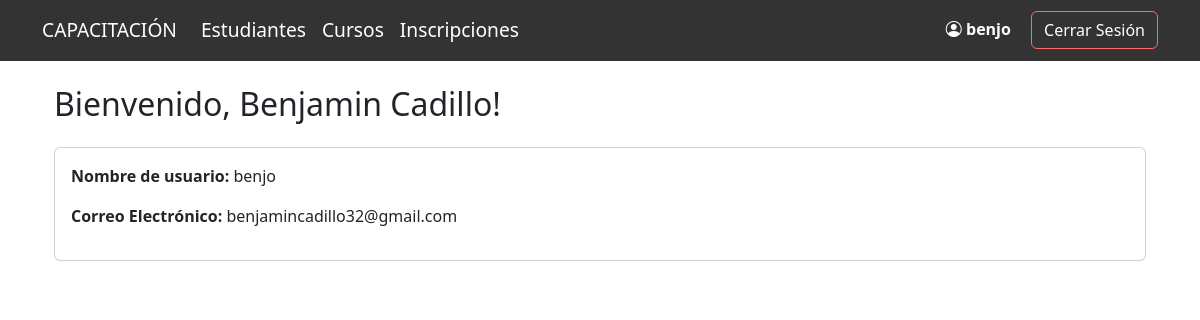
The app's page /dashboard (signed in) with its own data.
### tables this page shows
CREATE TABLE users (
            id INTEGER PRIMARY KEY AUTOINCREMENT,
            name TEXT NOT NULL,
            email TEXT NOT NULL,
            username TEXT UNIQUE NOT NULL,
            password TEXT NOT NULL
        );

### app.py (the view)
@app.route("/dashboard")
@login_required
def dashboard():
    return render_template("dashboard.html",username=current_user.username,name=current_user.name)

### app.py (called while the page is built)
def get_db_connection():
    conn = sqlite3.connect('bd_instituto.db')
    conn.row_factory = sqlite3.Row
    return conn

@login_manager.user_loader
def load_user(user_id):
    return User.get_by_id(user_id)

    @staticmethod
    def get_by_id(user_id):
        conn = get_db_connection()
        user = conn.execute('SELECT * FROM users WHERE id = ?', (user_id,)).fetchone()
        conn.close()
        if user:
            return User(user['id'], user['username'], user['password'], user['name'], user['email'])
        return None

### templates/dashboard.html (shortened to what this page needs)
{% extends "base.html" %}
{% block content %}
<div class="container mt-4">
    <h2 class="mb-4">Bienvenido, {{ name }}!</h2>
    <div class="card">
        <div class="card-body">
            <p><strong>Nombre de usuario:</strong> {{ username }}</p>
            <p><strong>Correo Electrónico:</strong> {{ current_user.email }}</p>
        </div>
    </div>
</div>
{% endblock %}

### templates/base.html (shortened to what this page needs)
<!doctype html>
<html lang="es">
  <head>
    <link href="https://cdn.jsdelivr.net/npm/bootstrap@5.3.6/dist/css/bootstrap.min.css" rel="stylesheet">
    <link href="https://cdn.jsdelivr.net/npm/bootstrap-icons/font/bootstrap-icons.css" rel="stylesheet">
  </head>
  <body>
    <nav class="navbar navbar-expand-lg navbar-custom">
        <div class="container">
          <a class="navbar-brand" href="#">CAPACITACIÓN</a>
          <div class="collapse navbar-collapse" id="navbarNavAltMarkup">
            <div class="navbar-nav">
              {% if current_user.is_authenticated %}
                  <a class="nav-link" href="{{ url_for('estudiantes') }}">Estudiantes</a>
                  <a class="nav-link" href="{{ url_for('cursos') }}">Cursos</a>
                  <a class="nav-link" href="{{ url_for('inscripciones') }}">Inscripciones</a>
              {% endif %}
            </div>
            <div class="ms-auto">
              {% if current_user.is_authenticated %}
                  <span class="navbar-text text-white me-3">
                      <i class="bi bi-person-circle"></i> {{ current_user.username }}
                  </span>
                  <a href="{{ url_for('logout') }}" class="btn btn-outline-light">Cerrar Sesión</a>
              {% endif %}
            </div>
          </div>
        </div>
    </nav>
    <div class="container mt-4">
        {% block content %}
        {% endblock %}
    </div>
  </body>
</html>

### templates/base.html (style rules this page uses)
.navbar-custom { background: rgba(0, 0, 0, 0.8); transition: background 0.3s ease; }
.navbar-custom .navbar-brand, .navbar-custom .nav-link { color: #fff; font-size: 1.2rem; transition: color 0.3s ease; }
.navbar-custom .btn { transition: transform 0.3s ease, background-color 0.3s ease; }
.navbar-custom .btn-outline-light { border-color: #ff6b6b; color: #fff; }
.navbar-text { font-weight: bold; }

### records on screen
users: username "benjo", name "Benjamin Cadillo", email "benjamincadillo32@gmail.com"
